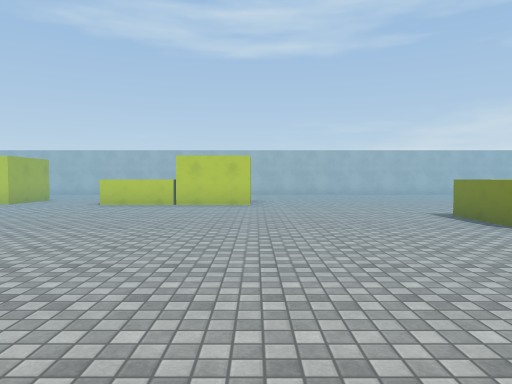
view 1 (above)

24 first-person views from a walk through a scene from a Unity 3-D project. The camera is 1.4 m above the floor, tilts 2° down and sees 70° across. The floor is counted in squares, 2 m on a side. Each view is taken from the middle of a square. On the plan, view 1 faces up. The plan holds only what a view shows up to about 11 squares ahead; the rest is blank. The place goes on beyond the plan. The player is left out. Surface patterns are stand-ins for the level's own textures.

view 2
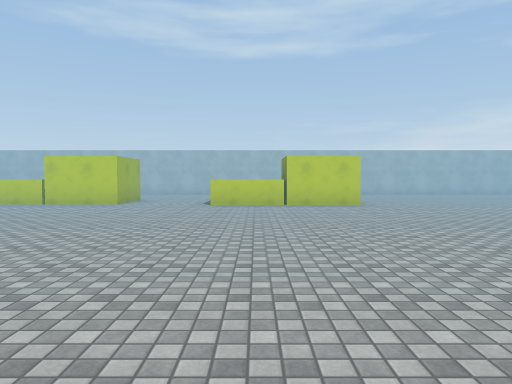

view 3
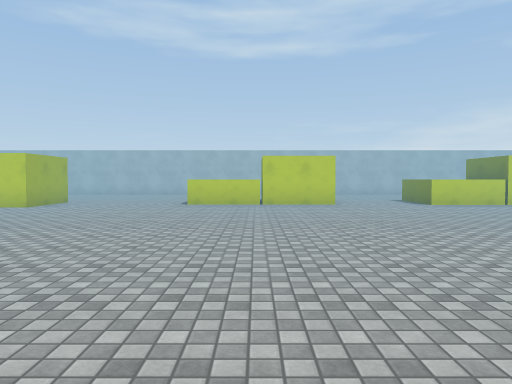

view 4
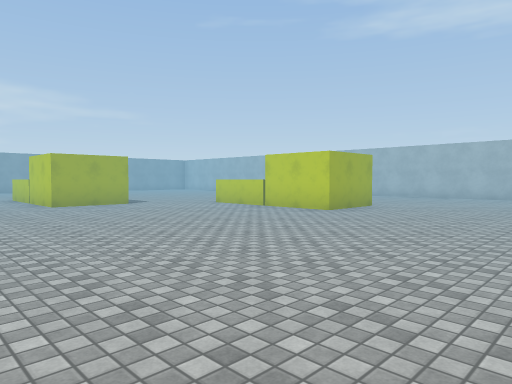

view 5
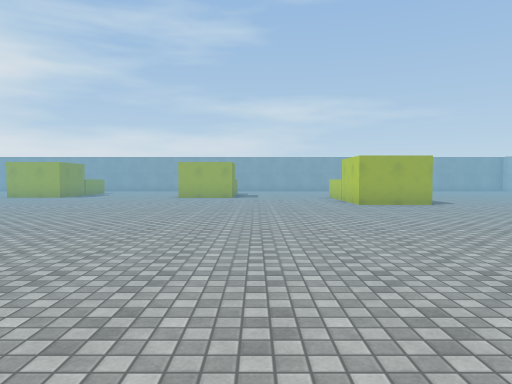

view 6
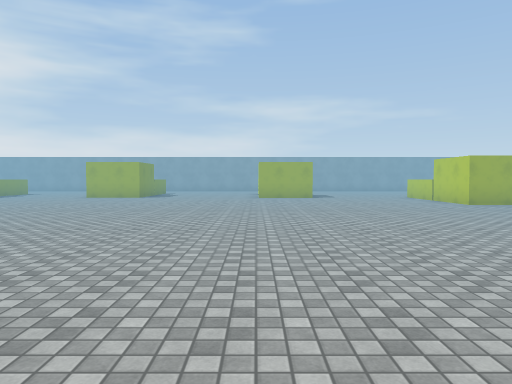

view 7
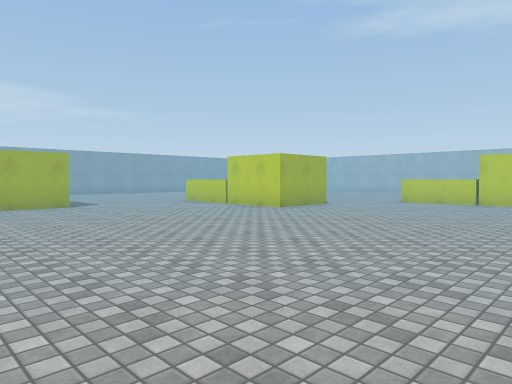

view 8
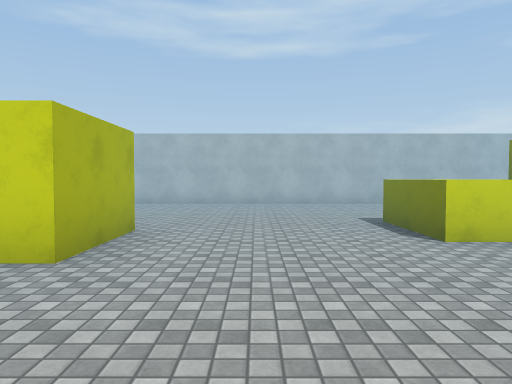

view 9
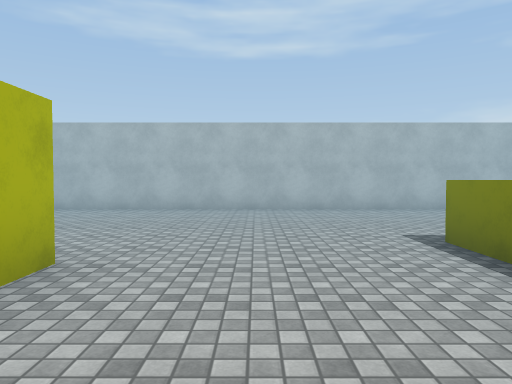

view 10
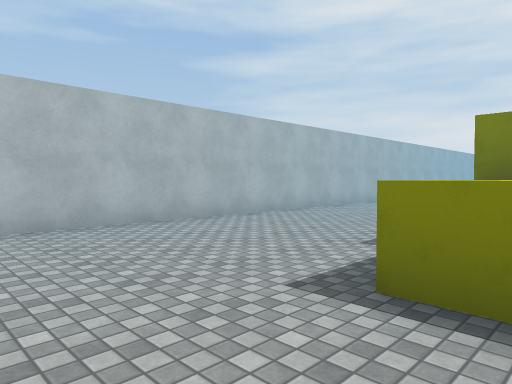

view 11
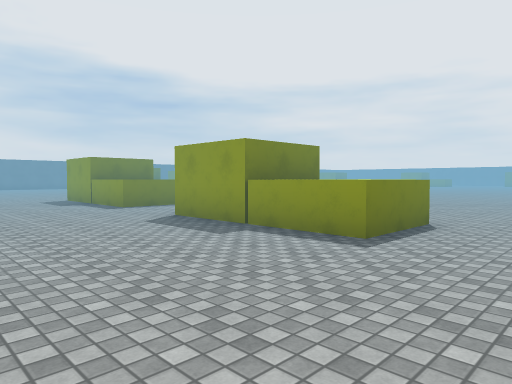

view 12
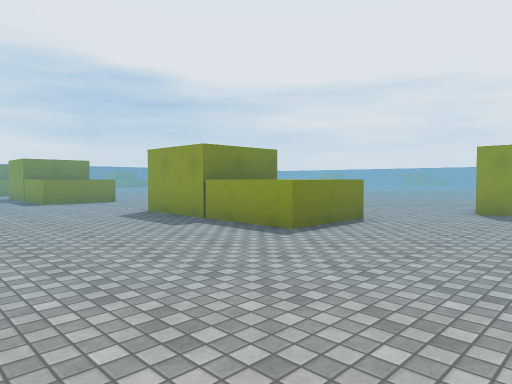

view 13
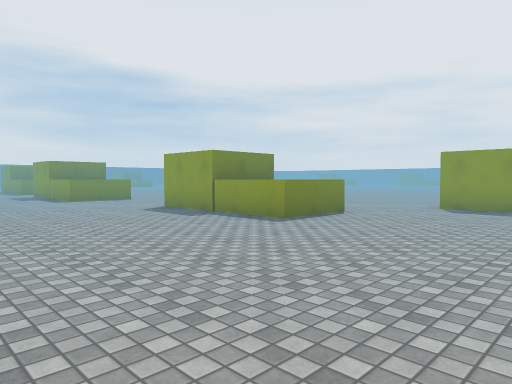

view 14
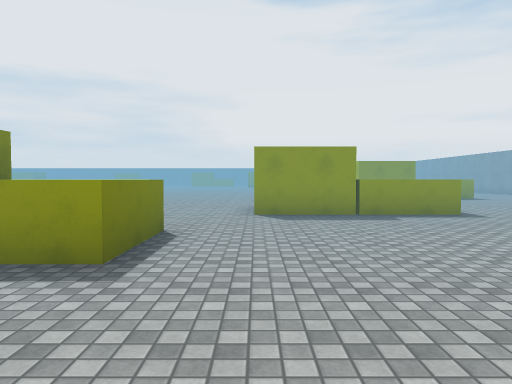

view 15
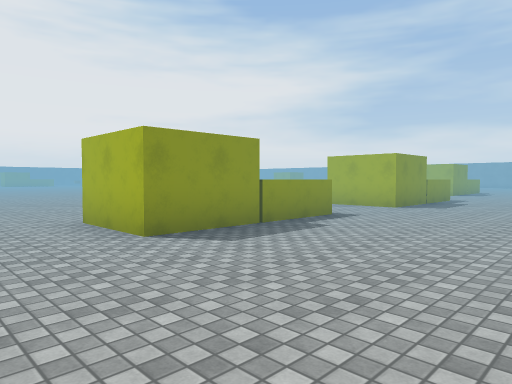

view 16
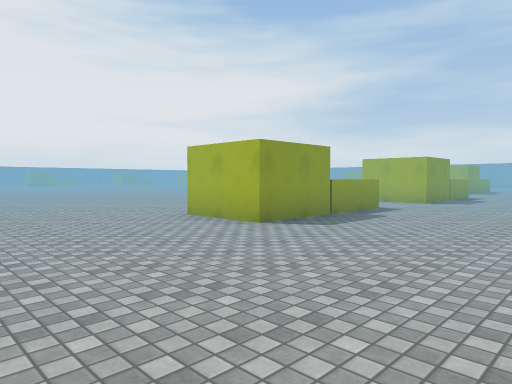

view 17
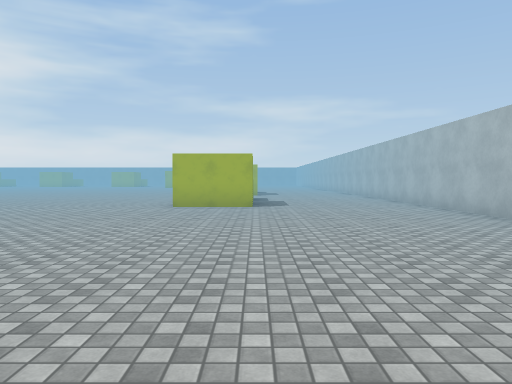

view 18
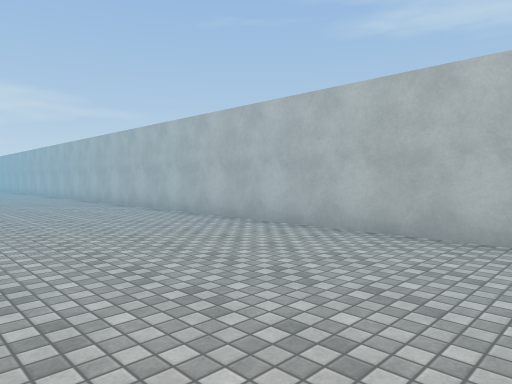

view 19
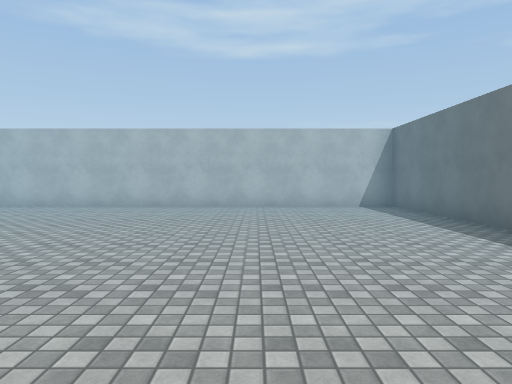

view 20
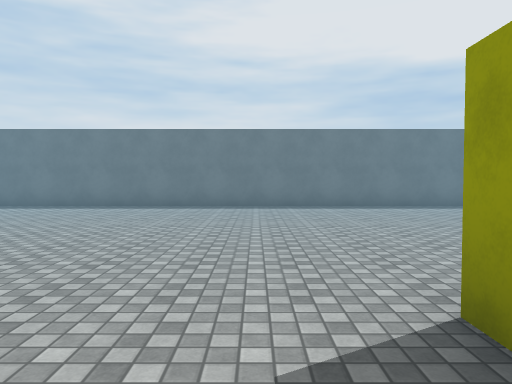

view 21
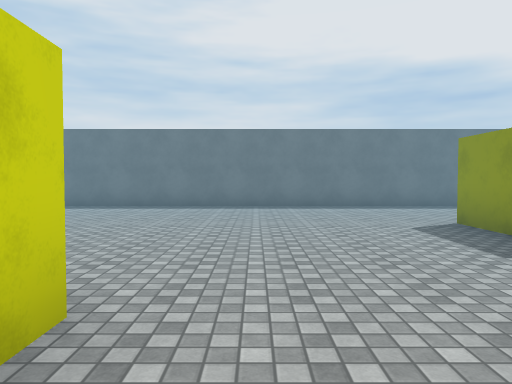

view 22
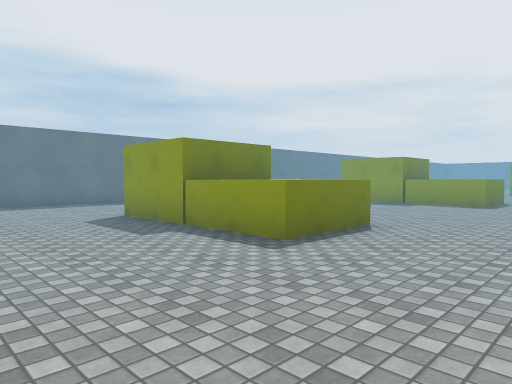

view 23
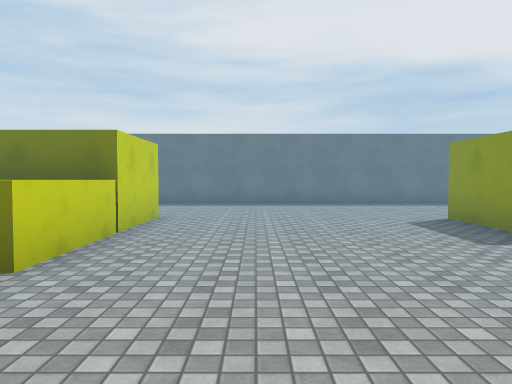

view 24
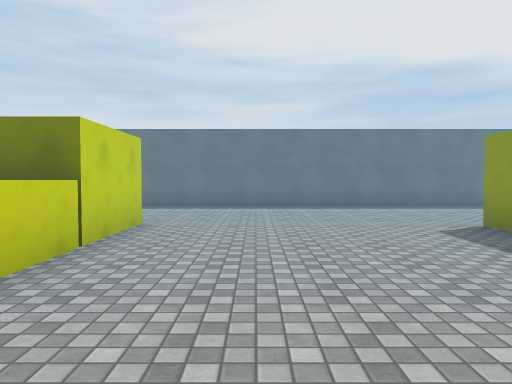

### Floor plan
Key: @ floor where view 1 was taken; # wall or solid block; . floor; ^ raised ledge.
Columns run from 23 left of view 1 to 16 right of it. Each row starts with its distance up from view 1.
 17      ###################################
 16 ....  .................................#
 15 .......................................#
 14 .......................................#
 13 .......................................#
 12  ...........^^^##..^^##................#
 11  ....^^##...^ ^##..^ ##................#
 10 .....^^##....^^##..^^##................#
  9 .....^^##.................... .........#
  8 ............................ ..........#
  7 ...........................^  #........#
  6 ^###.......................^  # .......#
  5 ^###.......................^  #........#
  4 ........................... ...........#
  3 ................. ........  ...........#
  2 ................. ........  ...........#
  1 ................   ......   ...........#
  0 ............. .     .  @     ..^^##....#
 -1  .............               ..^^##....#
 -2   ...........                ..........#
 -3   ..........                ...........#
 -4   ........                   ..........#
 -5   .......                     .........#
 -6   .....                       .........#
 -7   ....                        .^^##....#
 -8   ..                          .^     ..#
 -9                                       .#

Where each view was taken, in squares from view 1:
view 1: 0 up, 0 right, facing up
view 2: 0 up, 3 left, facing up
view 3: 0 up, 9 left, facing up
view 4: 2 up, 10 left, facing up-left
view 5: 2 up, 10 left, facing left
view 6: 1 down, 10 left, facing left
view 7: 2 down, 14 left, facing up-left
view 8: 6 up, 13 left, facing up
view 9: 8 up, 13 left, facing up
view 10: 11 up, 13 left, facing up-right
view 11: 16 up, 13 left, facing down-right
view 12: 15 up, 22 left, facing down-right
view 13: 16 up, 23 left, facing down-right
view 14: 14 up, 20 left, facing down
view 15: 16 up, 2 right, facing down-left
view 16: 16 up, 4 right, facing down-left
view 17: 12 up, 9 right, facing left
view 18: 12 up, 10 right, facing up-left
view 19: 7 up, 12 right, facing up
view 20: 8 up, 6 right, facing right
view 21: 4 up, 6 right, facing right
view 22: 4 up, 5 right, facing down-right
view 23: 3 down, 5 right, facing right
view 24: 3 down, 6 right, facing right
